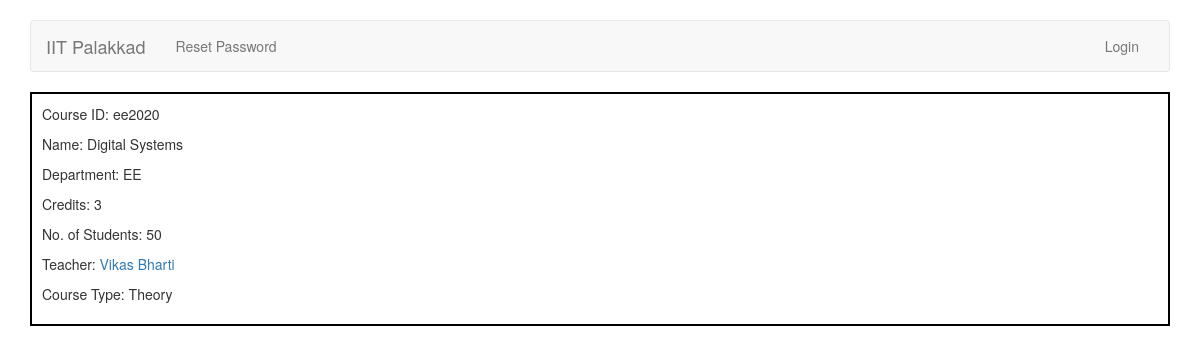
Before: /accounts/display/courses/ with the older database file.
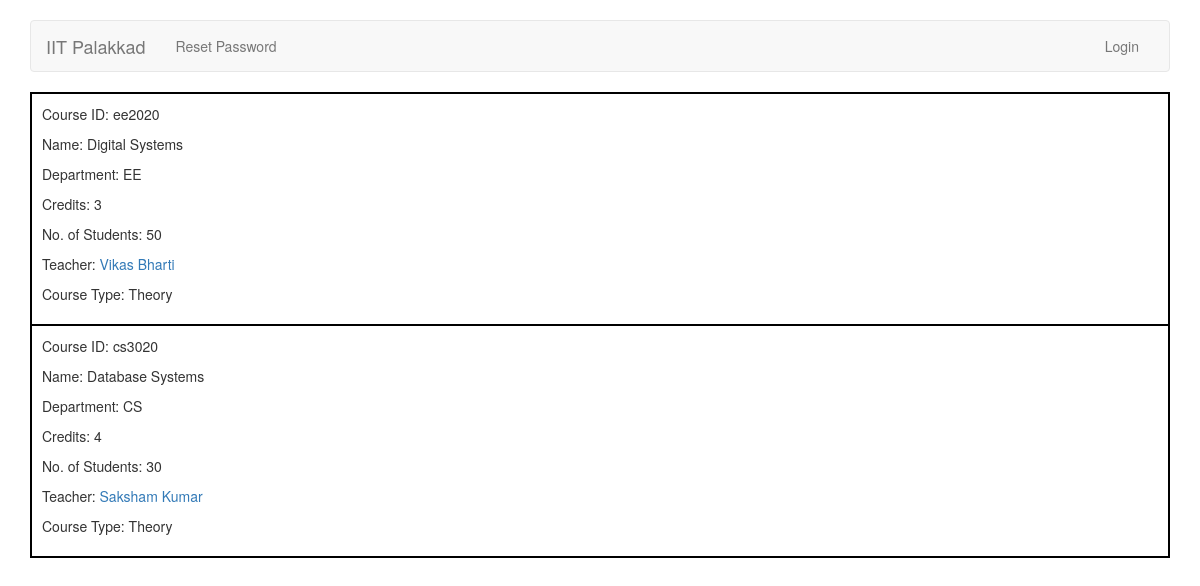
After: the same page with the newer database file.
### accounts/models.py (models this page shows)
class Course(models.Model):
	COURSE_TYPES = (
		('L','Lab'),
		('T','Theory'),
	)
	course_id = models.CharField(max_length=20)
	name = models.CharField(max_length=255)
	department = models.CharField(max_length=100)
	credits = models.IntegerField()
	students = models.IntegerField(default=0)
	teacher = models.ForeignKey(TeacherProfile, related_name='course_teacher', on_delete=models.CASCADE)
	course_type = models.CharField(max_length=1, choices=COURSE_TYPES)
	def __str__(self):
		return self.name
	def get_teacher_first_name(self):
		return self.teacher.user.first_name
	def get_teacher_last_name(self):
		return self.teacher.user.last_name

class TeacherProfile(models.Model):
	user = models.OneToOneField(User, unique=True, on_delete=models.CASCADE, null=True, related_name='teacher_profile')
	phone_number = models.CharField(max_length=10)
	address = models.CharField(max_length=100)
	def __str__(self):
		return self.user.first_name + " " + self.user.last_name

class User(AbstractUser):
    	TA = 1
    	TEACHER = 2
    	ADMIN = 3
    	ROLE_CHOICES = (
        	(TA, 'TA'),
        	(TEACHER, 'Teacher'),
        	(ADMIN, 'Admin'),
    	)
	role = models.PositiveSmallIntegerField(choices=ROLE_CHOICES, null=True, blank=True)

### accounts/views.py (the view)
def display_courses(request):
	courses = Course.objects.all()
	args = { 'courses': courses }
	return render(request, 'accounts/display_courses.html', args)

### accounts/templates/accounts/display_courses.html (shortened to what this page needs)
{% extends 'base.html' %}
{% block body %}
	<div class="container">
	<table style="border: 1px solid black; width:100%">
	{% for course in courses %}
	<tr>
	<td style="border: 2px solid black; padding:10px">
		<p>Course ID: {{ course.course_id }}</p>
		<p>Name: {{ course.name }}</p>
		<p>Department: {{ course.department }}</p>
		<p>Credits: {{ course.credits }}</p>
		<p>No. of Students: {{ course.students }}</p>
		<p>Teacher: <a href="{% url 'profile_view_other' pk=course.teacher.id %}">{{ course.teacher }}</a></p>
		{% if course.course_type == 'L' %}
			<p>Course Type: Lab</p>
		{% else %}
			<p>Course Type: Theory</p>
		{% endif %}
	</td>
	</tr>
	{% endfor %}
	</table>
	</div>
{% endblock %}

### accounts/templates/base.html (shortened to what this page needs)
<!DOCTYPE html>
<html>
	<head>
		<link rel="stylesheet" href="https://maxcdn.bootstrapcdn.com/bootstrap/3.4.0/css/bootstrap.min.css">
	</head>
	<body>
	<br>
	<div class="container">
      <nav class="navbar navbar-default">
        <div class="container-fluid">
          <div class="navbar-header">
            <a class="navbar-brand" href="{% url 'home' %}">IIT Palakkad</a>
          </div>
          <div id="navbar" class="navbar-collapse collapse">
	{% if user.is_authenticated %}
            <ul class="nav navbar-nav">
              <li><a href="{% url 'home' %}">Home</a></li>
              <li><a href="{% url 'profile' %}">Profile</a></li>
	      <li><a href="{% url 'add' %}">Add</a></li>
	      <li><a href="{% url 'display' %}">Display</a></li>
	      <li><a href="{% url 'find' %}">Find</a></li>
              <li><a href="{% url 'change_password' %}">Change Password</a></li>
            </ul>
	    <ul class="nav navbar-nav navbar-right">
              <li><a href="{% url 'logout' %}">Logout</a></li>
	    </ul>
	{% else %}
	    <ul class="nav navbar-nav">
              <li><a href="{% url 'reset_password' %}">Reset Password</a></li>
	    </ul>
            <ul class="nav navbar-nav navbar-right">
              <li><a href="{% url 'login' %}">Login</a></li>
            </ul>
	{% endif %}
          </div>
        </div>
      </nav>
	</div>
		{% block body %}{% endblock %}
	</body>
</html>

Changed rows visible on the page:
added Course: course_id "cs3020", name "Database Systems", department "CS", credits "4", students "30", teacher "Saksham Kumar", course_type "Course Type: Theory"
